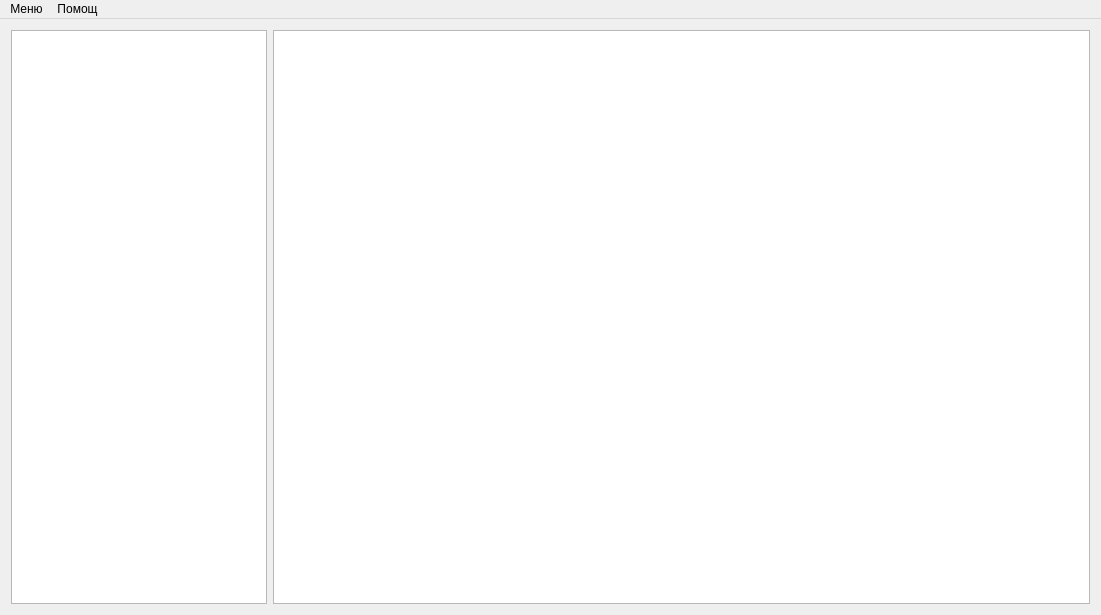
<?xml version="1.0" encoding="UTF-8"?>
<ui version="4.0">
 <class>MainWindow</class>
 <widget class="QMainWindow" name="MainWindow">
  <property name="geometry">
   <rect>
    <x>0</x>
    <y>0</y>
    <width>1101</width>
    <height>615</height>
   </rect>
  </property>
  <property name="windowTitle">
   <string>SpaCentralSoft</string>
  </property>
  <widget class="QWidget" name="centralWidget">
   <layout class="QHBoxLayout" name="horizontalLayout">
    <item>
     <layout class="QVBoxLayout" name="verticalLayout">
      <item>
       <widget class="QListWidget" name="listWidget">
        <property name="sizePolicy">
         <sizepolicy hsizetype="Maximum" vsizetype="Expanding">
          <horstretch>0</horstretch>
          <verstretch>0</verstretch>
         </sizepolicy>
        </property>
        <property name="minimumSize">
         <size>
          <width>200</width>
          <height>0</height>
         </size>
        </property>
        <property name="selectionRectVisible">
         <bool>false</bool>
        </property>
       </widget>
      </item>
     </layout>
    </item>
    <item>
     <widget class="QGraphicsView" name="graphicsView">
      <property name="sizePolicy">
       <sizepolicy hsizetype="Expanding" vsizetype="Expanding">
        <horstretch>0</horstretch>
        <verstretch>0</verstretch>
       </sizepolicy>
      </property>
     </widget>
    </item>
   </layout>
  </widget>
  <widget class="QMenuBar" name="menuBar">
   <property name="geometry">
    <rect>
     <x>0</x>
     <y>0</y>
     <width>1101</width>
     <height>21</height>
    </rect>
   </property>
   <widget class="QMenu" name="menuAbout">
    <property name="title">
     <string>Помощ</string>
    </property>
    <addaction name="action_About"/>
   </widget>
   <widget class="QMenu" name="menu">
    <property name="title">
     <string>Меню</string>
    </property>
    <addaction name="action_Exit"/>
   </widget>
   <addaction name="menu"/>
   <addaction name="menuAbout"/>
  </widget>
  <action name="action_About">
   <property name="text">
    <string>За SpaCentralSoft</string>
   </property>
  </action>
  <action name="action_Exit">
   <property name="text">
    <string>Изход</string>
   </property>
  </action>
 </widget>
 <layoutdefault spacing="6" margin="11"/>
 <resources/>
 <connections>
  <connection>
   <sender>action_Exit</sender>
   <signal>triggered()</signal>
   <receiver>MainWindow</receiver>
   <slot>close()</slot>
   <hints>
    <hint type="sourcelabel">
     <x>-1</x>
     <y>-1</y>
    </hint>
    <hint type="destinationlabel">
     <x>550</x>
     <y>307</y>
    </hint>
   </hints>
  </connection>
 </connections>
</ui>
